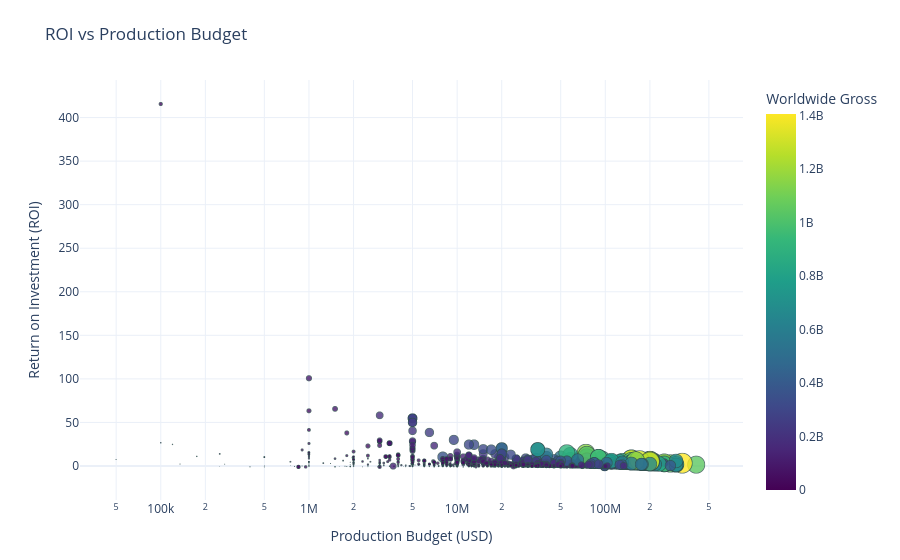

Notebook code cell kept with this figure:
### Markdown cell above
### 4.3 Budget vs ROI Analysis 
The relationship between production budgets and ROI was analyzed to answer whether higher budgets lead to higher returns. The analysis showed that;
-  `high budgets do not guarantee high ROI`, with several mid-budget films outperforming blockbusters. 
- ROI also declines sharply beyond a certain budget threshold.

### Code cell
import plotly.express as px

# Create worldwide gross if not already
final_movies_clean['bom_worldwide_gross'] = (
    final_movies_clean['bom_domestic_gross'] + final_movies_clean['bom_foreign_gross']
)

fig = px.scatter(
    final_movies_clean,
    x="tn_production_budget",
    y="roi",
    size="bom_worldwide_gross",            # bubble size = worldwide gross
    color="bom_worldwide_gross",           # gradient color by worldwide gross
    hover_data=['title_clean', 'studio', 'averagerating', 'tn_production_budget', 'roi'],
    log_x=True,                            # log scale for production budget
    title="ROI vs Production Budget",
    labels={
        "tn_production_budget": "Production Budget (USD)",
        "roi": "Return on Investment (ROI)",
        "bom_worldwide_gross": "Worldwide Gross (USD)"
    },
    color_continuous_scale='Viridis',      #  gradient
)

fig.update_traces(
    marker=dict(line=dict(width=0.8, color='DarkSlateGrey'), opacity=0.8)
)

fig.update_layout(
    template="plotly_white",
    xaxis_title="Production Budget (USD)",
    yaxis_title="Return on Investment (ROI)",
    coloraxis_colorbar=dict(title="Worldwide Gross"),
    margin=dict(l=80, r=40, t=80, b=60)
)

fig.show()

### Figure 1 — Plotly figure (JSON) as saved in the notebook; plotly's stock layout.template omitted (floating-point values rounded to 4 significant figures; data arrays with more than 128 entries replaced by an {"elided": "..."} marker saying what was removed)
{"data": [{"customdata": {"elided": "1431x5 mixed values"}, "hovertemplate": "Production Budget (USD)=%{customdata[3]}<br>Return on Investment (ROI)=%{customdata[4]}<br>Worldwide Gross (USD)=%{marker.color}<br>title_clean=%{customdata[0]}<br>studio=%{customdata[1]}<br>averagerating=%{customdata[2]}<extra></extra>", "legendgroup": "", "marker": {"color": {"elided": "1431 int values"}, "coloraxis": "coloraxis", "line": {"color": "DarkSlateGrey", "width": 0.8}, "opacity": 0.8, "size": {"elided": "1431 int values"}, "sizemode": "area", "sizeref": 3513500, "symbol": "circle"}, "mode": "markers", "name": "", "showlegend": false, "type": "scattergl", "x": {"elided": "1431 int values"}, "xaxis": "x", "y": {"elided": "1431 float values"}, "yaxis": "y"}], "layout": {"coloraxis": {"colorbar": {"title": {"text": "Worldwide Gross"}}, "colorscale": [[0, "#440154"], [0.1111, "#482878"], [0.2222, "#3e4989"], [0.3333, "#31688e"], [0.4444, "#26828e"], [0.5556, "#1f9e89"], [0.6667, "#35b779"], [0.7778, "#6ece58"], [0.8889, "#b5de2b"], [1, "#fde725"]]}, "legend": {"itemsizing": "constant", "tracegroupgap": 0}, "margin": {"b": 60, "l": 80, "r": 40, "t": 80}, "title": {"text": "ROI vs Production Budget"}, "xaxis": {"anchor": "y", "domain": [0, 1], "title": {"text": "Production Budget (USD)"}, "type": "log"}, "yaxis": {"anchor": "x", "domain": [0, 1], "title": {"text": "Return on Investment (ROI)"}}}}
